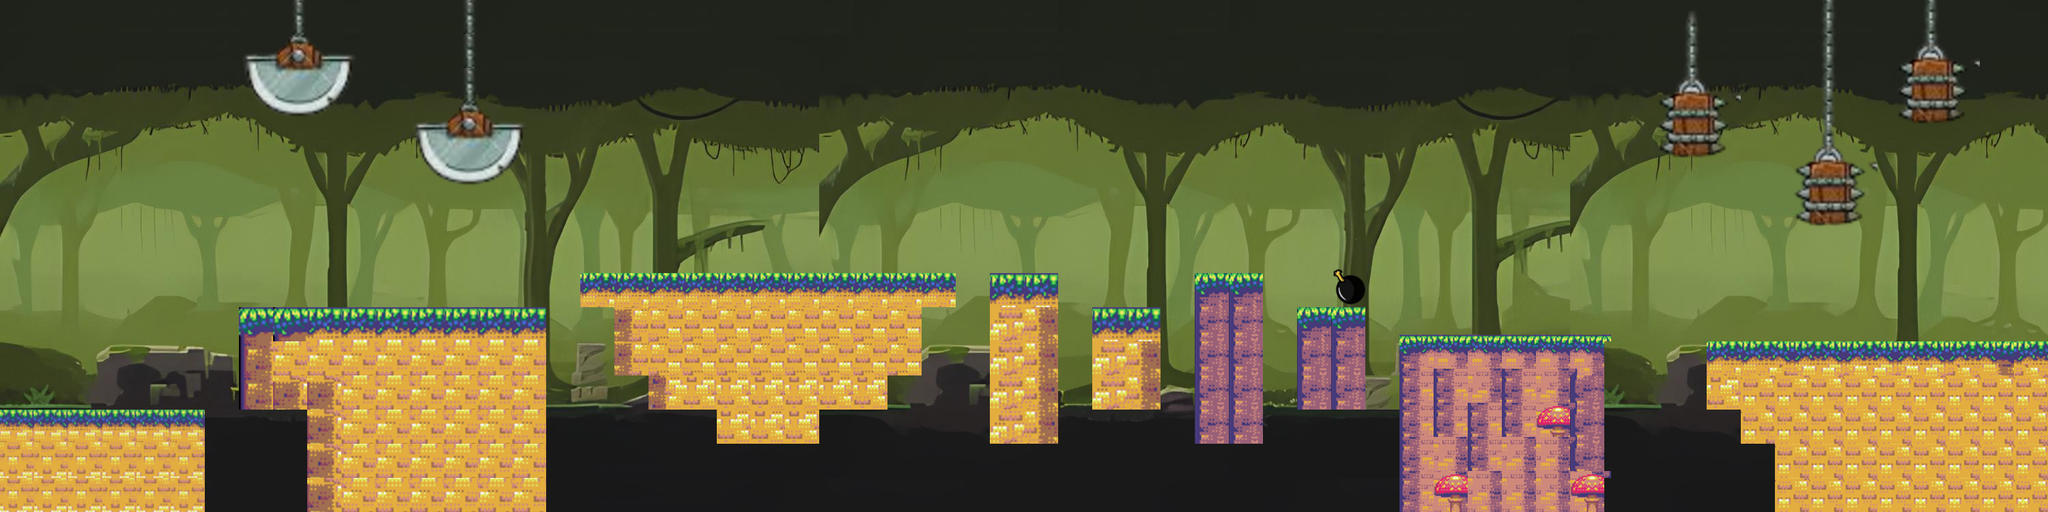

Tiled map render using the project's own tile images. Description and the map definition, with tile-layer contents summarised, below:
An orthogonal 60x15 tile map with 50x50 px tiles, 2 tile layers (Слой тайлов 1, Слой тайлов 2), 8 tilesets.

<map version="1.10" tiledversion="1.11.1" orientation="orthogonal" renderorder="right-down" width="60" height="15" tilewidth="50" tileheight="50" infinite="0" nextlayerid="4" nextobjectid="1">
 <tileset firstgid="1" source="data/forest.tsx" />
 <tileset firstgid="313" source="data/rock(2).tsx" />
 <tileset firstgid="328" source="data/rock(3).tsx" />
 <tileset firstgid="384" source="data/rock_tree(6).tsx" />
 <tileset firstgid="434" source="data/mini_rock(3).tsx" />
 <tileset firstgid="438" source="data/rock_tree(4).tsx" />
 <tileset firstgid="447" source="data/images (1).tsx" />
 <tileset firstgid="647" source="data/obstacles.tsx" />
 <layer id="1" name="Слой тайлов 1" width="60" height="15">
  <data>[900 cells, 900 non-empty, 306 distinct tile ids]</data>
 </layer>
 <layer id="3" name="Слой тайлов 2" width="60" height="15">
  <data>[900 cells, 83 non-empty, 36 distinct tile ids]</data>
 </layer>
</map>
